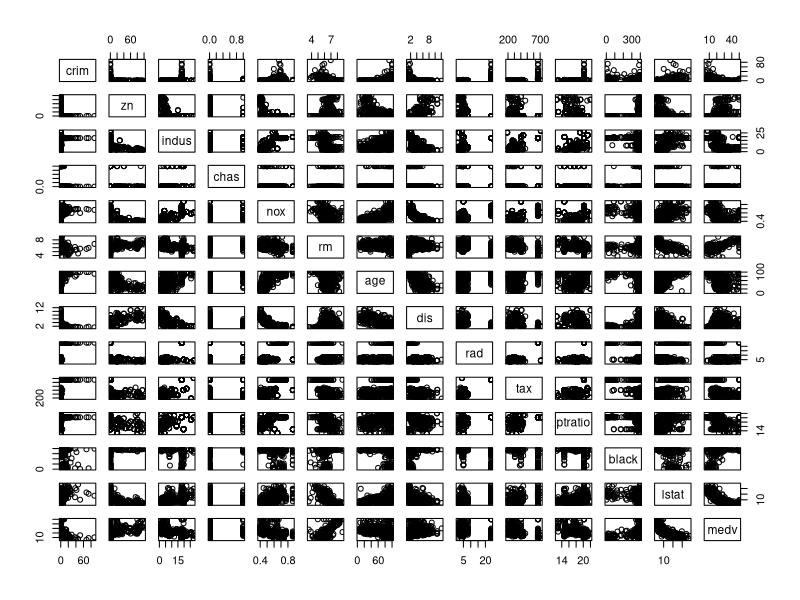
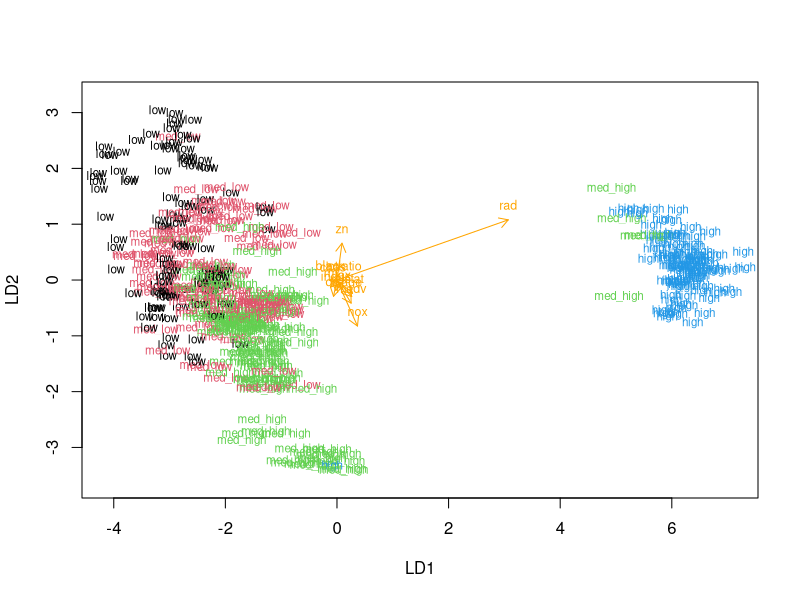
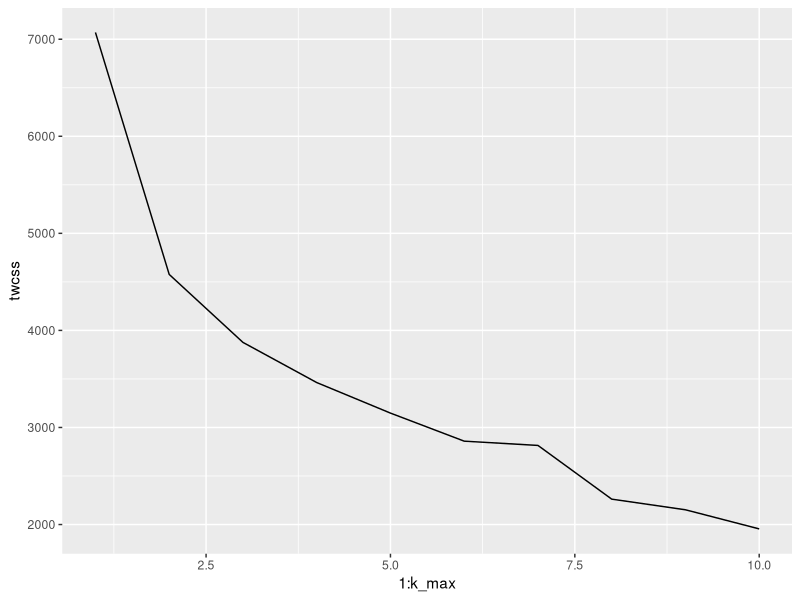
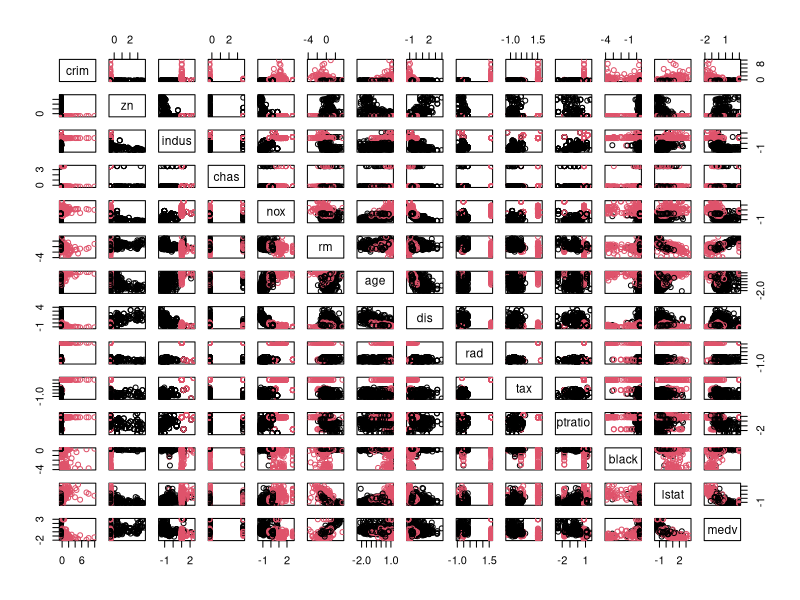

Generate these figures, in order, with R:
## ---- chunk 1
# access the MASS package
library(MASS)

# load the data
data("Boston")
str(Boston)
dim(Boston)
## ---- chunk 2
# plot matrix of the variables
pairs(Boston)
## ---- chunk 3
summary(Boston)
## ---- chunk 4
# summaries of the scaled variables
boston_scaled <- scale(Boston)
summary(boston_scaled)
# class of the boston_scaled object
class(boston_scaled)
# change the object to data frame
boston_scaled <- as.data.frame(boston_scaled) #making our object a dataframe
## ---- chunk 5
summary(boston_scaled$crim)
# create a quantile vector of crim and print it
bins <- quantile(boston_scaled$crim)
bins
# create a categorical variable 'crime'
crime <- cut(boston_scaled$crim, breaks = bins, include.lowest = TRUE, labels = c("low", "med_low", "med_high", "high"))
# look at the table of the new factor crime
table(crime)
#dropping the old crime variable
boston_scaled <- dplyr::select(boston_scaled, -crim)
#adding the new crime variable to the dataset
boston_scaled <- data.frame(boston_scaled, crime)
## ---- chunk 6
n <- nrow(boston_scaled) #number of rows
ind <- sample(n,  size = n * 0.8) #random choice of 80% of rows
train <- boston_scaled[ind,] #train set
test <- boston_scaled[-ind,] #test set
## ---- chunk 7
lda.fit <- lda(crime ~ ., data = train)
# print the lda.fit object
lda.fit
# the function for lda biplot arrows
lda.arrows <- function(x, myscale = 1, arrow_heads = 0.1, color = "orange", tex = 0.75, choices = c(1,2)){
  heads <- coef(x)
  arrows(x0 = 0, y0 = 0, 
         x1 = myscale * heads[,choices[1]], 
         y1 = myscale * heads[,choices[2]], col=color, length = arrow_heads)
  text(myscale * heads[,choices], labels = row.names(heads), 
       cex = tex, col=color, pos=3)
}
# target classes as numeric
classes <- as.numeric(train$crime)
# plot the lda results
plot(lda.fit, dimen = 2, col = classes, pch = classes)
lda.arrows(lda.fit, myscale = 1)
## ---- chunk 8
library(MASS)
data('Boston')
Boston2 <- scale(Boston) #standartizing (scaling) a dataset
Boston2 <- as.data.frame(Boston2) #saving as dataframe
dist_eu <- dist(Boston2) #calculating distances between observations
## ---- chunk 9
km <- kmeans(x = Boston2, centers = 3)
## ---- chunk 10
set.seed(123) #this function prevents k-means from randomly assigning the initial cluster centers
k_max <- 10 #let the maximum amount of clusters be 10
twcss <- sapply(1:k_max, function(k){kmeans(Boston2, k)$tot.withinss}) #calculating the total sum of squares
library(ggplot2)
qplot(x = 1:k_max, y = twcss, geom = 'line') #visualizing the clusters
## ---- chunk 11
km <-kmeans(Boston2, centers = 2)
pairs(Boston2, col = km$cluster)
